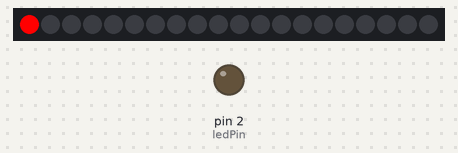
Bench run of a sketch on a simulated Arduino Uno, built with avr-gcc and run on an emulated ATmega328P. Shown: 20 RGB LEDs in strip order, left to right, output pins drawn as LEDs (lit = HIGH).

Above: at 2.1 s.
At 17.6 s:
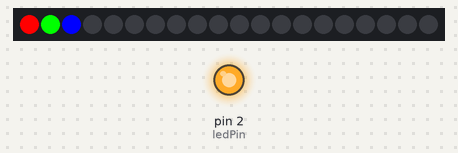
At 37.1 s:
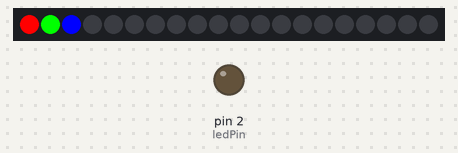
Timing chart, 0 to 40.0 s (numbered marks = the images above):
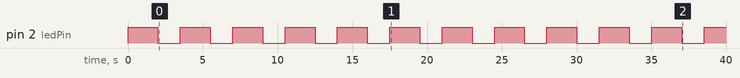

Measured:
- by itself, pin 2 (ledPin): alternates HIGH for 2.0 s and LOW for 1.5 s

The sketch:

lightShow.ino
```cpp
#include <FastLED.h>

#define LED_PIN     12
#define NUM_LEDS    20

CRGB leds[NUM_LEDS];
int ledPin = 2;

void setup() {

  FastLED.addLeds<WS2812, LED_PIN, GRB>(leds, NUM_LEDS);
  pinMode(ledPin, OUTPUT);

}

void loop() {

  digitalWrite(ledPin, HIGH);
  delay(2000);
  digitalWrite(ledPin, LOW);

  leds[0] = CRGB(255, 0, 0);
  FastLED.show();
  delay(500);
  leds[1] = CRGB(0, 255, 0);
  FastLED.show();
  delay(500);
  leds[2] = CRGB(0, 0, 255);
  FastLED.show();
  delay(500);
  // leds[5] = CRGB(150, 0, 255);
  // FastLED.show();
  // delay(500);
  // leds[9] = CRGB(255, 200, 20);
  // FastLED.show();
  // delay(500);
  // leds[14] = CRGB(85, 60, 180);
  // FastLED.show();
  // delay(500);
  // leds[19] = CRGB(50, 255, 20);
  // FastLED.show();
  // delay(500);
  // leds[24] = CRGB(255, 0, 255);
  // FastLED.show();
  // delay(500);
  // leds[29] = CRGB(51, 204, 204);
  // FastLED.show();
  // delay(500);
  // leds[34] = CRGB(150, 0, 255);
  // FastLED.show();
  // delay(500);
  // leds[39] = CRGB(255, 200, 20);
  // FastLED.show();
  // delay(500);
  // leds[44] = CRGB(85, 60, 180);
  // FastLED.show();
  // delay(500);
  // leds[49] = CRGB(50, 255, 20);
  // FastLED.show();
  // delay(500);
  // leds[54] = CRGB(255, 0, 255);
  // FastLED.show();
  // delay(500);
  // leds[59] = CRGB(51, 204, 204);
  // FastLED.show();
  // delay(500);
  // leds[64] = CRGB(150, 0, 255);
  // FastLED.show();
  // delay(500);
  // leds[69] = CRGB(255, 200, 20);
  // FastLED.show();
  // delay(500);
  // leds[74] = CRGB(85, 60, 180);
  // FastLED.show();
  // delay(500);
  // leds[79] = CRGB(50, 255, 20);
  // FastLED.show();
  // delay(500);
  // leds[84] = CRGB(255, 0, 255);
  // FastLED.show();
  // delay(500);
  // leds[89] = CRGB(51, 204, 204);
  // FastLED.show();
  // delay(500);
  // leds[94] = CRGB(50, 255, 20);
  // FastLED.show();
  // delay(500);
  // leds[99] = CRGB(255, 0, 255);
  // FastLED.show();
  // delay(500);
  // leds[104] = CRGB(51, 204, 204);
  // FastLED.show();
  // delay(500);
  // leds[109] = CRGB(51, 204, 204);
  // FastLED.show();
  // delay(500);
  // leds[114] = CRGB(50, 255, 20);
  // FastLED.show();
  // delay(500);
  // leds[119] = CRGB(255, 0, 255);
  // FastLED.show();
  // delay(500);
  // leds[124] = CRGB(51, 204, 204);
  // FastLED.show();
  // delay(500);
  // leds[129] = CRGB(51, 204, 204);
  // FastLED.show();
  // delay(500);
  // leds[134] = CRGB(50, 255, 20);
  // FastLED.show();
  // delay(500);
  // leds[139] = CRGB(255, 0, 255);
  // FastLED.show();
  // delay(500);
  // leds[144] = CRGB(51, 204, 204);
  // FastLED.show();
  // delay(500);
}
```
